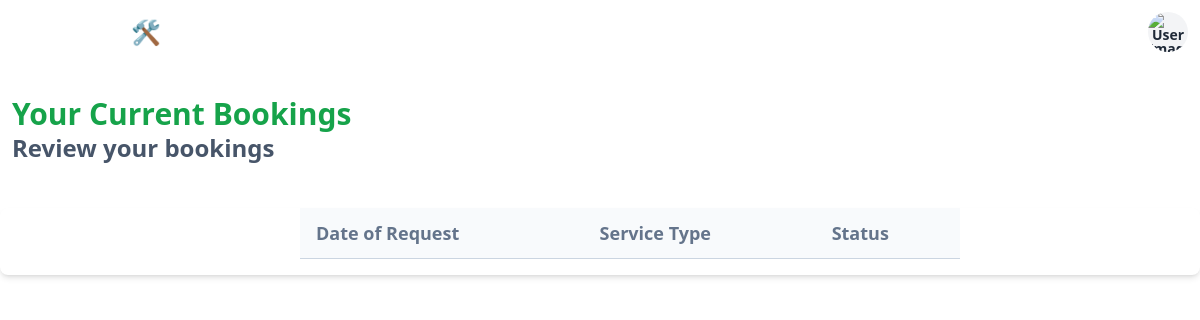
Page /bookings (signed in) on the earlier database version.
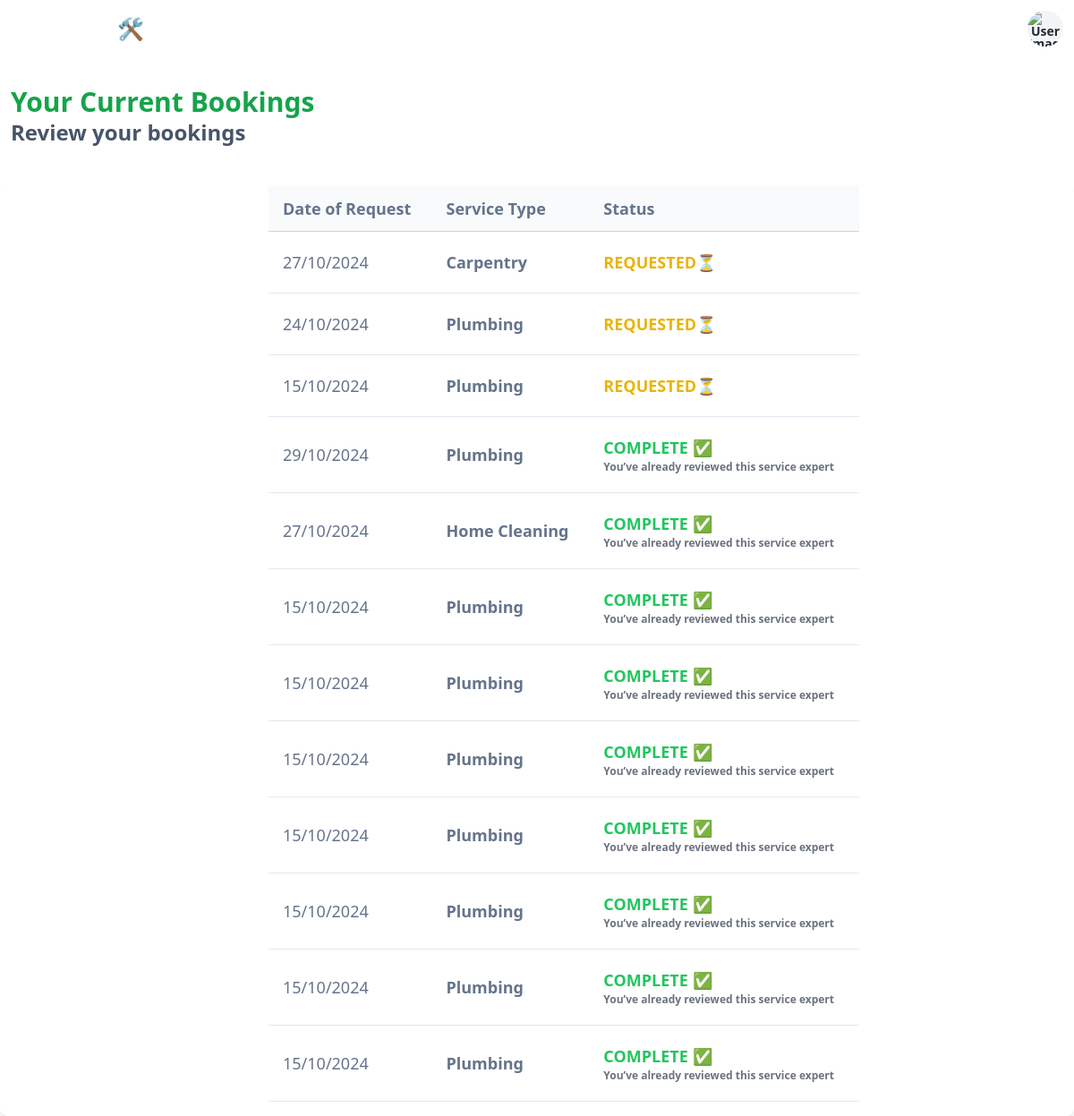
Same page on the later database version.
### app.py (models this page shows, shortened)
class ServiceRequest(db.Model):
    __tablename__ = 'service_requests'
    id = db.Column(db.Integer, primary_key=True)
    service_id = db.Column(db.Integer, db.ForeignKey('services.id'), nullable=False)
    customer_id = db.Column(db.Integer, db.ForeignKey('customers.id'), nullable=False)
    professional_id = db.Column(db.Integer, db.ForeignKey('service_professionals.id'), nullable=True)
    date_of_request = db.Column(db.DateTime, default=db.func.current_timestamp())
    date_of_completion = db.Column(db.DateTime, nullable=True)
    service_status = db.Column(db.String(50), nullable=False, default='requested')  # can be requested, assigned, closed
    remarks = db.Column(db.String(255), nullable=True)

class Service(db.Model):
    __tablename__ = 'services'
    id = db.Column(db.Integer, primary_key=True)
    name = db.Column(db.String(100), nullable=False)
    price = db.Column(db.Float, nullable=False)
    time_required = db.Column(db.Integer, nullable=False)  # in minutes
    description = db.Column(db.String(255), nullable=True)
    service_requests = db.relationship('ServiceRequest', backref='service', lazy=True)
    image_url = db.Column(db.String(255), nullable=True)

### app.py (the view)
@app.route('/bookings')
@customer_required
def bookings():
    current_customer_id = session['user']
    service_requests = (
        ServiceRequest.query.filter_by(customer_id=current_customer_id)
        .join(Service)
        .order_by(ServiceRequest.service_status.desc(), ServiceRequest.date_of_request.desc())
        .all()
    )
    reviews = Review.query.filter_by(customer_id=current_customer_id).all()
    reviewed_request_ids = {review.professional_id for review in reviews}  # Set of reviewed professional IDs
    return render_template('bookings.html', service_requests=service_requests,image_url=session.get('image_url'),reviewed_request_ids=reviewed_request_ids)

### app.py (called while the page is built)
def customer_required(f):
    @wraps(f)
    def decorated_function(*args, **kwargs):
        if 'role' not in session or session['role'] != 'customer':
            return redirect(url_for('login', message='Must be logged in as an customer'))
        return f(*args, **kwargs)
    return decorated_function

### templates/bookings.html (shortened to what this page needs)
{% extends 'base.html' %}
{% block content %}
<div class="w-full flex justify-between items-center mb-3 pt-8 pl-3 pb-8 self-center">
    <div class="self-center">
        <h3 class="text-3xl font-semibold text-green-600">Your Current Bookings</h3>
        <h3 class="text-2xl font-semibold text-slate-600">Review your bookings</h3>
    </div>
</div>
<div class="relative pl-[25vw] pb-4 flex flex-col h-full overflow-scroll text-gray-700 bg-white shadow-md rounded-lg bg-clip-border">
    <table class="w-[55vw] text-left table-auto">
        <thead>
            <tr class="border-b border-slate-300 bg-slate-50">
                <th class="p-4 text-lg font-bold leading-none text-slate-500">Date of Request</th>
                <th class="p-4 text-lg font-bold leading-none text-slate-500">Service Type</th>
                <th class="p-4 text-lg font-bold leading-none text-slate-500">Status</th>
            </tr>
        </thead>
        <tbody>
            {% for request in service_requests %}
            <tr class="hover:bg-slate-50">
                <td class="p-4 border-b border-slate-200 py-5">
                    <p class="text-lg text-slate-500">{{ request.date_of_request.strftime('%d/%m/%Y') }}</p>
                </td>
                <td class="p-4 border-b border-slate-200 py-5">
                    <p class="text-lg text-slate-500 font-semibold">{{ request.service.name }}</p>
                </td>
                <td class="p-4 border-b border-slate-200 py-5">
                    {% if request.service_status == 'assigned' %}
                        <form action="{{ url_for('complete_service_request', request_id=request.id) }}" method="POST">
                            <button type="submit" class="px-3 py-1 text-sm font-semibold text-white bg-blue-500 rounded hover:bg-blue-700">
                                Complete
                            </button>
                        </form>
                    {% elif request.service_status == 'closed' %}
                    <p class="text-lg text-green-500 font-semibold">COMPLETE ✅</p>
                    {% if request.professional_id not in reviewed_request_ids %}
                    <a href="javascript:void(0);" class="text-s text-blue-500 underline" onclick="openModal({{ request.id }})">Leave a Review!</a>
                    {% else %}
                    <p class="text-xs text-gray-500 font-semibold">You’ve already reviewed this service expert</p>
                    {% endif %}
                    {% else %}
                    <p class="text-lg text-yellow-500 font-semibold">REQUESTED⏳</p>
                    {% endif %}
                </td>
            </tr>
            {% endfor %}
        </tbody>
    </table>
</div>
{% endblock %}

Differences in the rows shown:
added ServiceRequest: date_of_request "27/10/2024", service.name "Carpentry", service_status "REQUESTED⏳"
added ServiceRequest: date_of_request "24/10/2024", service.name "Plumbing", service_status "REQUESTED⏳"
added ServiceRequest: date_of_request "15/10/2024", service.name "Plumbing", service_status "REQUESTED⏳"
added ServiceRequest: date_of_request "29/10/2024", service.name "Plumbing", service_status "COMPLETE ✅", shows "You’ve already reviewed this service expert"
added ServiceRequest: date_of_request "27/10/2024", service.name "Home Cleaning", service_status "COMPLETE ✅", shows "You’ve already reviewed this service expert"
added ServiceRequest: date_of_request "15/10/2024", service.name "Plumbing", service_status "COMPLETE ✅", shows "You’ve already reviewed this service expert"
added ServiceRequest: date_of_request "15/10/2024", service.name "Plumbing", service_status "COMPLETE ✅", shows "You’ve already reviewed this service expert"
added ServiceRequest: date_of_request "15/10/2024", service.name "Plumbing", service_status "COMPLETE ✅", shows "You’ve already reviewed this service expert"
added ServiceRequest: date_of_request "15/10/2024", service.name "Plumbing", service_status "COMPLETE ✅", shows "You’ve already reviewed this service expert"
added ServiceRequest: date_of_request "15/10/2024", service.name "Plumbing", service_status "COMPLETE ✅", shows "You’ve already reviewed this service expert"
added ServiceRequest: date_of_request "15/10/2024", service.name "Plumbing", service_status "COMPLETE ✅", shows "You’ve already reviewed this service expert"
added ServiceRequest: date_of_request "15/10/2024", service.name "Plumbing", service_status "COMPLETE ✅", shows "You’ve already reviewed this service expert"
